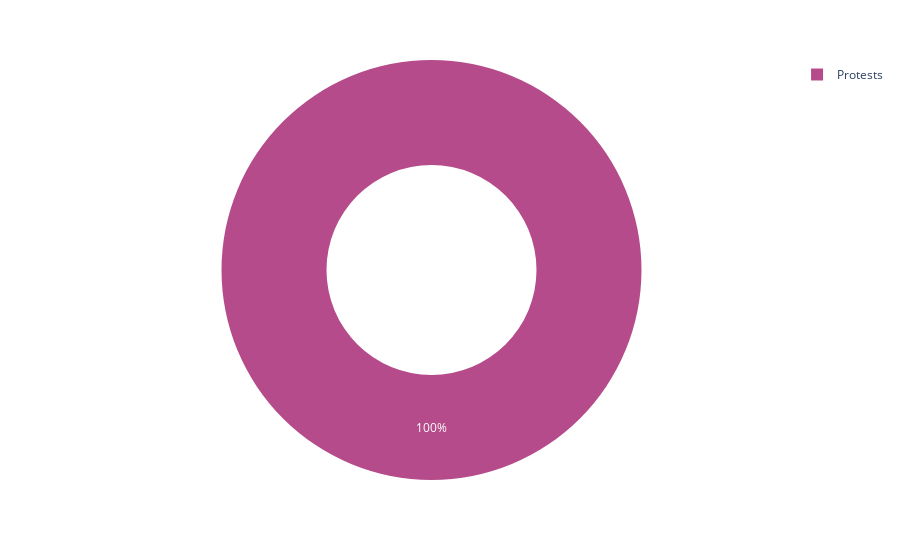

Notebook code cell kept with this figure:
### Code cell
fig = px.pie(dk, values="Count", names="Event_type",
             color_discrete_sequence=px.colors.sequential.Rainbow,
             opacity=0.7, hole=0.5)
fig.show()

### Figure 1 — Plotly figure (JSON) as saved in the notebook; plotly's stock layout.template omitted (floating-point values rounded to 4 significant figures)
{"data": [{"domain": {"x": [0, 1], "y": [0, 1]}, "hole": 0.5, "hovertemplate": "Event_type=%{label}<br>Count=%{value}<extra></extra>", "labels": ["Protests"], "legendgroup": "", "name": "", "opacity": 0.7, "showlegend": true, "type": "pie", "values": [5192]}], "layout": {"legend": {"tracegroupgap": 0}, "margin": {"t": 60}, "piecolorway": ["rgb(150,0,90)", "rgb(0,0,200)", "rgb(0,25,255)", "rgb(0,152,255)", "rgb(44,255,150)", "rgb(151,255,0)", "rgb(255,234,0)", "rgb(255,111,0)", "rgb(255,0,0)"]}}
